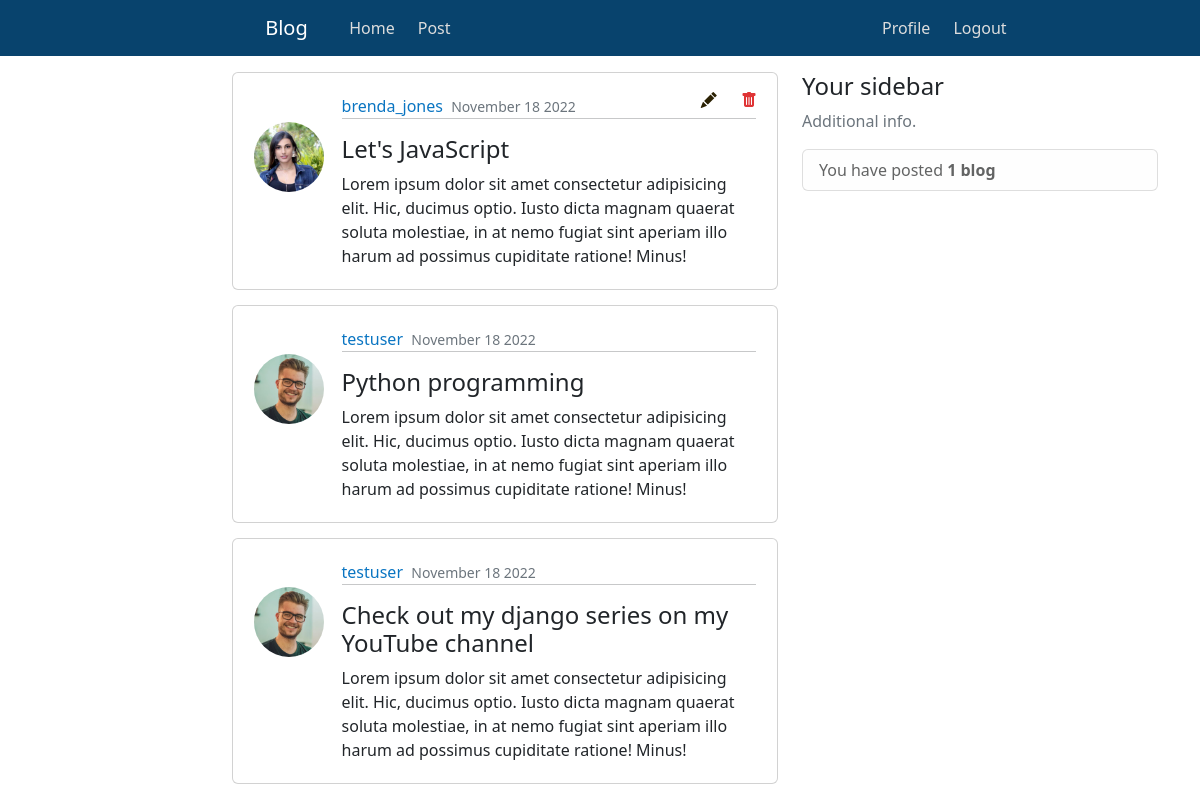
Page /users/homepage/ (signed in) on the earlier database version.
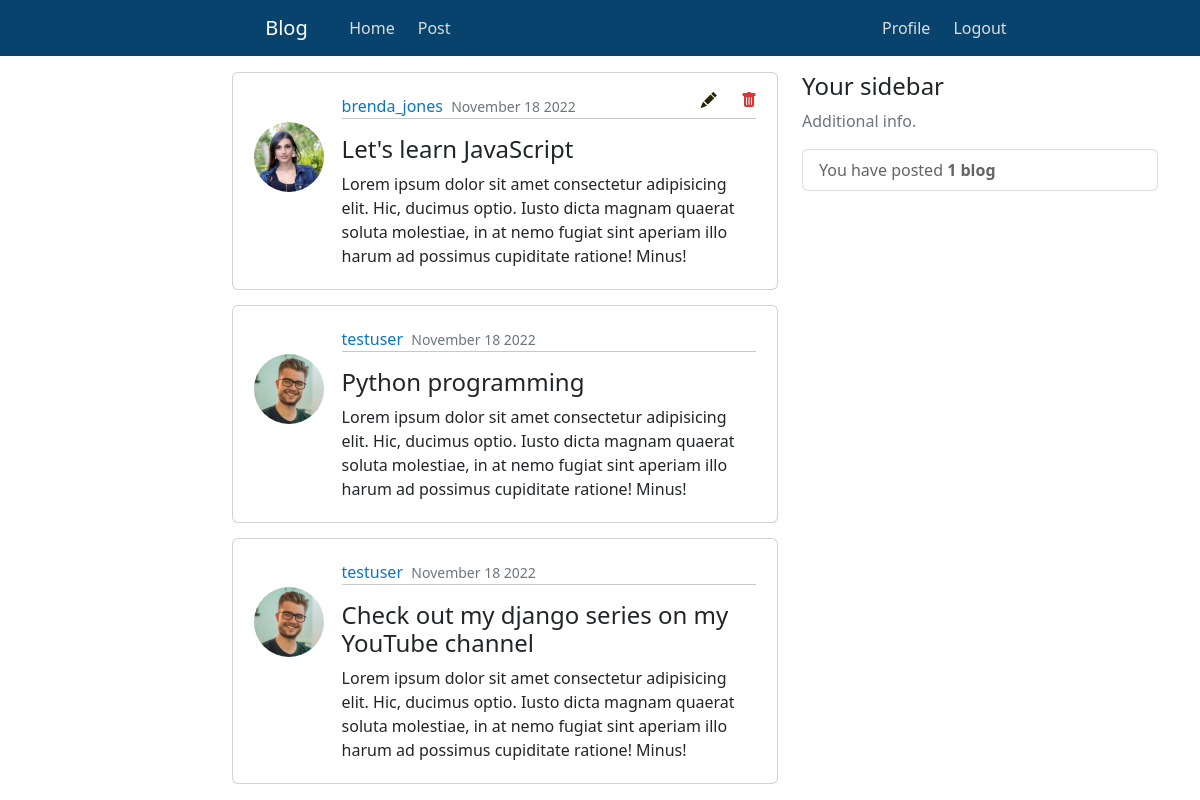
Same page on the later database version.
### users/models.py (models this page shows, shortened)
class Posts(models.Model):
    id = models.CharField(max_length=12, primary_key=True, editable=False)
    blogger = models.ForeignKey(Profile, on_delete=models.CASCADE, editable=False)
    title = models.CharField(max_length=60, blank=False)
    content = models.TextField(blank=False)
    posted = models.DateTimeField(auto_now_add=True)
    edited = models.DateTimeField(auto_now=True)
    class Meta:
        ordering = ['-posted']
        verbose_name_plural = 'Posts'

class Profile(models.Model):
    id = models.CharField(max_length=12, primary_key=True, editable=False)
    name = models.OneToOneField(User, on_delete=models.CASCADE, editable=False)
    gender = models.CharField(max_length=7, blank=False)
    phone_no = models.CharField(max_length=14, blank=False)
    country = models.CharField(max_length=10, blank=False)
    dob = models.DateField(null=True, blank=False)
    age = models.PositiveIntegerField(default=0, editable=False)
    dp = models.ImageField(upload_to='Profile-pics/', default='default.png')
    created = models.DateTimeField(auto_now_add=True)
    edited = models.DateTimeField(auto_now=True)
    def __str__(self):
        return f'{self.name}'
    class Meta:
        ordering = ['name']
        verbose_name_plural = 'User Profiles'

### users/views.py (the view)
# urls.py: path('homepage/', views.homepage_view, name='homepage'),
@login_required(login_url='login')
@user_passes_test(lambda user: user.is_staff is False and user.is_superuser is False)
def homepage_view(request):
    blogs = Posts.objects.all()
    if request.method == 'POST':
        get_response = request.POST['response']
        get_BlogObj = Posts.objects.get(id=get_response, blogger=request.user.profile)
        get_BlogObj.delete()
        messages.error(request, 'Blog has been deleted successfully!')
        return redirect('homepage')
    context = {
        'posted_blogs': blogs, 'total_blogs': Posts.objects.filter(blogger=request.user.profile).count(),
    }
    return render(request, 'users/index.html', context)

### users/templates/users/index.html (shortened to what this page needs)
{% extends 'users/base.html' %}{% block title %}Homepage{% endblock %}
{% load crispy_forms_tags %}
    {% block content %}
    <main class="container body-container" role="main">
        <div class="row">
            <div class="col-md-6 offset-sm-2">
                {% for blogs in posted_blogs %}
                <div class="card card-body pb-0">
                    <article class="media content-section">
                        <div class="d-flex align-items-start justify-content-center">
                            <img src="{{ blogs.blogger.dp.url }}" alt="img" class="rounded-circle article-img">
                            <div class="media-body">
                                <div class="article-metadata">
                                    <a href="{% url 'userprofile' blogs.blogger %}" class="mr-3">{{ blogs.blogger }}</a>
                                    <small class="text-muted">{{ blogs.posted|date:"F d Y" }}</small>
                                    <hr class="mt-0">
                                </div>
                                <div class="delete-icon">
                                    <a href="{% url 'edit_blog' blogs.id blogs.blogger %}" class="icon">
                                        {% if blogs.blogger == request.user.profile %}<i class="bi bi-pencil-fill" style="color: #2b2103"></i>{% endif %}
                                    </a>
                                    <a href="" class="icon" data-bs-toggle="modal" data-bs-target="#delete-post-{{blogs.id}}">
                                        {% if blogs.blogger == request.user.profile %}<i class="bi bi-trash-fill" style="color: #df3435"></i>{% endif %}
                                    </a>
                                </div>
                                <h4>{{ blogs.title }}</h4>
                                <p class="article-content">
                                    {{ blogs.content }}
                                </p>
                            </div>
                        </div>
                    </article>
                </div>
                {% empty %}
                <div class="text-center pt-3">
                    <h5 class="small text-muted">Blogs will appear here</h5>
                </div>
                {% endfor %}
            </div>
            <div class="col-md-4">
                <div class="content-section card-body">
                    <h4>Your sidebar</h4>
                    <p class="text-muted">Additional info.</p>
                    <ul class="list-group">
                        <li class="list-group-item list-group-item-light">You have posted <b>{% if total_blogs == 1 %}1 blog{% else %}{{ total_blogs }} blogs{% endif %}</b></li>
                    </ul>
                </div>
            </div>
        </div>
    </main>
    {% endblock %}

Differences in the rows shown:
changed Posts "brenda_jones": title "Let's JavaScript" → "Let's learn JavaScript"
